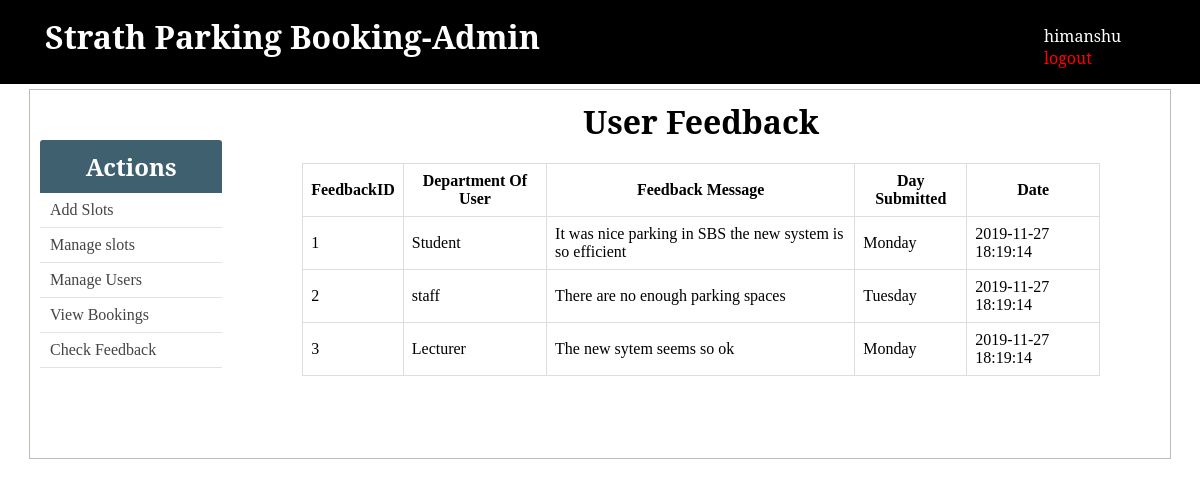
/admin/feedback.php (signed in), run on the app's committed database.
### tables this page shows
CREATE TABLE `feedback` (
  `id` int(11) NOT NULL,
  `Day` text NOT NULL,
  `Department` enum('Lecturer','Student','staff') NOT NULL,
  `Message` longtext NOT NULL,
  `Submitted_at` timestamp NOT NULL DEFAULT CURRENT_TIMESTAMP
);

### admin/feedback.php (the view, shortened to what this page needs)
<?php  include('../config.php'); ?>
<?php include(ROOT_PATH . '/admin/includes/head_section.php'); ?>
<!DOCTYPE html>
<html>
<head>
</head>
<body>
<?php include(ROOT_PATH . '/admin/includes/navbar.php') ?>
<div class="container content">
<?php include(ROOT_PATH . '/admin/includes/menu.php') ?>
<center><h1>User Feedback<h1></center>
	<table class="table">
						<thead>
						<th>FeedbackID</th>
						<th>Department Of User</th>
						<th>Feedback Message </th>
						<th>Day Submitted</th>
						<th>Date</th>
</thead>
<tbody>
<?php
	$sql3 = "SELECT * FROM feedback ";
	$result3 = $conn->query($sql3);
	if ($result3) {
		 while($rec = $result3->fetch_assoc()) {
				$FeedbackID= $rec['id'];
				 $Department=$rec['Department'];
				 $Message=$rec['Message'];
				 $Day=$rec['Day'];
				 $time=$rec['Submitted_at'];
		echo "
				 <tr>
				 <td>$FeedbackID</td>
				 <td>$Department</td>
				 <td>$Message</td>
				 <td>$Day</td>
				 <td>$time</td>
			 </tr>
				 ";
			}
		}
		else{
			echo $conn->error;
		}
		?>
	</tbody>
</table>
</div>
</body>
</html>

### static/css/admin_styling.css (style rules this page uses)
* { margin: 0px; padding: 0px; }
h1, h2, h3, h4, h5, h6 { font-family: 'Noto Serif', serif; }
table { border-collapse: collapse; width: 70%; margin: 20px auto; }
th, td { padding: 8px; text-align: left; border: 1px solid #ddd; }
th { text-align: center; }
.container { width: 95%; margin: 5px auto 50px; border: 1px solid #BFBCB3; padding: 10px 0px 50px; }
.container:after { content: ""; display: block; clear: both; }

### data on the page
feedback: id "1", Department "Student", Message "It was nice parking in SBS the new system is so efficient", Day "Monday", Submitted_at "2019-11-27 18:19:14"
feedback: id "2", Department "staff", Message "There are no enough parking spaces", Day "Tuesday", Submitted_at "2019-11-27 18:19:14"
feedback: id "3", Department "Lecturer", Message "The new sytem seems so ok", Day "Monday", Submitted_at "2019-11-27 18:19:14"

### other printed values
$_SESSION['user']['username'] "himanshu"
